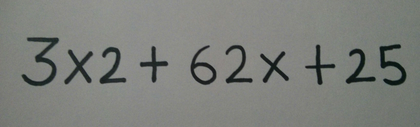
%> input picture public/matlab/imgs/quadratic.png, 420 x 127 px, shrunk from 1632 x 494 before the run
$ octave quadratic.m   (GNU Octave 9; MATLAB toolbox functions it lacks are replaced by stand-ins)
%> lines starting %> are read from the running program, lines starting %| are printed output that depends on the picture; in (x1, y1, x2, y2) boxes, pixels count from 0 and x2, y2 are one past the last pixel; in counts of white or black regions, pixels touching at a corner belong together; the program's own positions count from 1
### public/matlab/clip.m
function imgn=clip(imagen)
% [6 lines of commented-out code are left out]
if ~islogical(imagen)
    %imagen=im2bw(imagen,0.99);
    imagen=im2bw(imagen,0.4);
end
a=~imagen;
[f c]=find(a);
lmaxc=max(c);lminc=min(c);
lmaxf=max(f);lminf=min(f);
imgn=a(lminf:lmaxf,lminc:lmaxc);%Crops image

### public/matlab/quadratic.m
clc
clear all
imagen = imread('quadratic.png');
%> imagen is the input picture: size 127x420x3 uint8; mean R, G, B 124.8, 127.1, 122.5
if length(size(imagen))==3 %RGB image
    imagen=rgb2gray(imagen);
%> imagen: size 127x420 uint8
    imagen=roicolor(imagen,0,100);
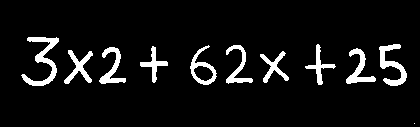
%> imagen: size 127x420 logical; 7% white; 11 white regions (1 under 20 px), largest, box (x1, y1, x2, y2) and area: (21, 37, 59, 86) 590, (379, 44, 407, 86) 474, (346, 48, 376, 84) 380
    imagen =clip(imagen);
%> in clip, `[f c]=find(a);`: f = 49610 values from 1 to 127; c = 49610 values from 1 to 420
%> in clip, `lmaxc=max(c)`: lmaxc = 420
%> in clip, `lminc=min(c)`: lminc = 1
%> in clip, `lmaxf=max(f)`: lmaxf = 127
%> in clip, `lminf=min(f)`: lminf = 1
    img_rr = imagen;
end
img_rr = imagen;
imagen = medfilt2(imagen);
%> imagen: size 127x420 logical; 93% white; 14 black regions (4 under 20 px), largest, box (x1, y1, x2, y2) and area: (22, 37, 59, 86) 588, (379, 44, 407, 86) 476, (346, 48, 376, 84) 380
% imshow(imagen);
%> (the run ends here)
